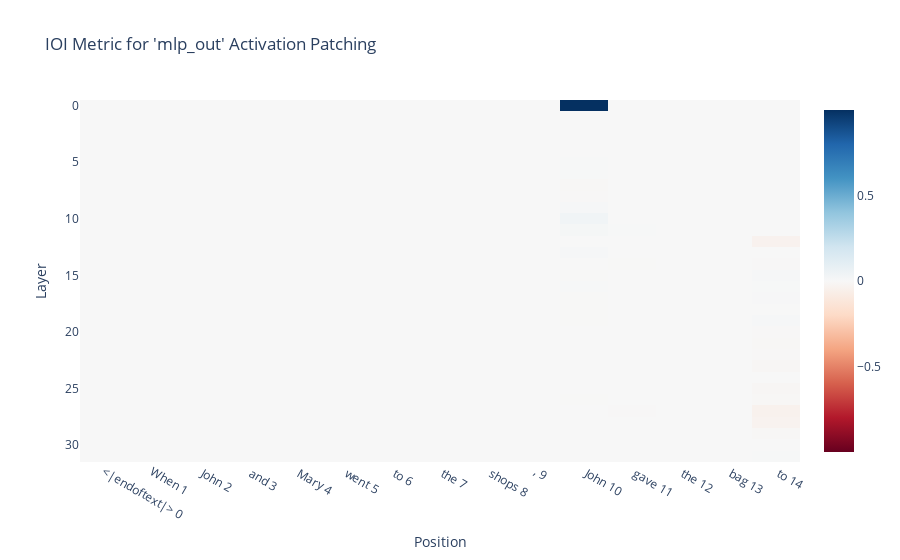

The code cell stored with this chart in its notebook:
### Markdown cell above
Isolated MLP layers do not make a significant difference to the final metric. Layer 0 is, per Neel Nanda's suggestion, probably an extension of the embedding.

### Code cell
resid_pre_act_patch_results = patching.get_act_patch_mlp_out(
    model, 
    corrupted_tokens, 
    clean_cache, 
    ioi_metric)

imshow(resid_pre_act_patch_results, 
       yaxis="Layer", 
       xaxis="Position", 
       x=[f"{tok} {i}" for i, tok in enumerate(model.to_str_tokens(clean_tokens[0]))],
       title="IOI Metric for 'mlp_out' Activation Patching")

### Figure 1 — Plotly figure (JSON) as saved in the notebook; plotly's stock layout.template omitted (floating-point values rounded to 4 significant figures; data arrays with more than 128 entries replaced by an {"elided": "..."} marker saying what was removed)
{"data": [{"coloraxis": "coloraxis", "hovertemplate": "x: %{x}<br>y: %{y}<br>color: %{z}<extra></extra>", "name": "0", "type": "heatmap", "x": ["<|endoftext|> 0", "When 1", " John 2", " and 3", " Mary 4", " went 5", " to 6", " the 7", " shops 8", ", 9", " John 10", " gave 11", " the 12", " bag 13", " to 14"], "xaxis": "x", "yaxis": "y", "z": {"elided": "32x15 float values"}}], "layout": {"coloraxis": {"cmid": 0, "colorscale": [[0, "rgb(103,0,31)"], [0.1, "rgb(178,24,43)"], [0.2, "rgb(214,96,77)"], [0.3, "rgb(244,165,130)"], [0.4, "rgb(253,219,199)"], [0.5, "rgb(247,247,247)"], [0.6, "rgb(209,229,240)"], [0.7, "rgb(146,197,222)"], [0.8, "rgb(67,147,195)"], [0.9, "rgb(33,102,172)"], [1, "rgb(5,48,97)"]]}, "title": {"text": "IOI Metric for 'mlp_out' Activation Patching"}, "xaxis": {"anchor": "y", "domain": [0, 1], "title": {"text": "Position"}}, "yaxis": {"anchor": "x", "autorange": "reversed", "domain": [0, 1], "title": {"text": "Layer"}}}}
